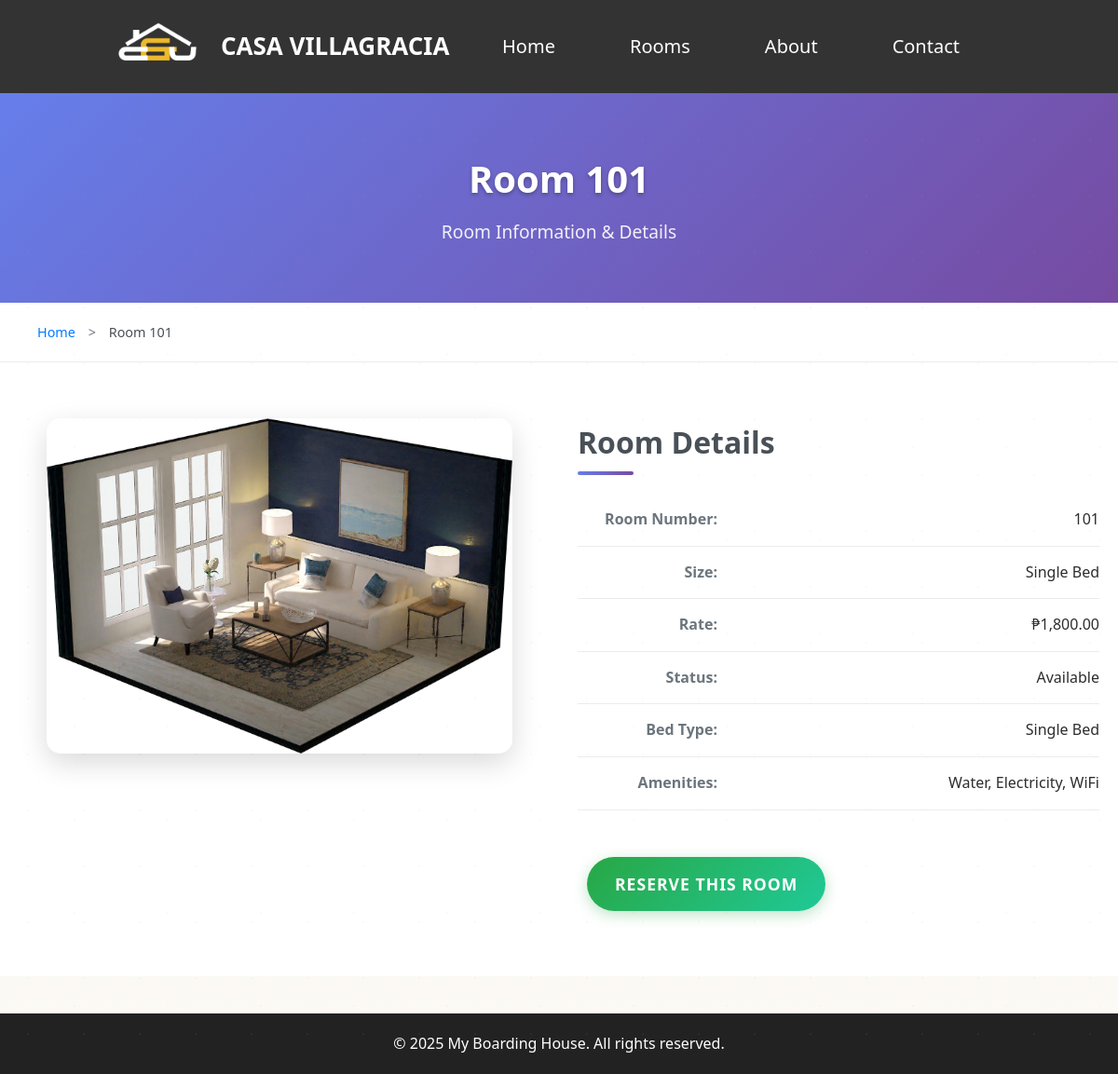
Screenshot of /room.php?id=1 with the database file from the repository.
### tables this page shows
CREATE TABLE room (
    room_id INT AUTO_INCREMENT PRIMARY KEY,
    room_number VARCHAR(20) NOT NULL UNIQUE,
    room_size VARCHAR(50),
    room_rate DECIMAL(10,2) NOT NULL,
    rstat_id INT NOT NULL,
    FOREIGN KEY (rstat_id) REFERENCES room_status(rstat_id) ON UPDATE CASCADE,
    INDEX (room_rate)
);

CREATE TABLE room_status (
    rstat_id INT AUTO_INCREMENT PRIMARY KEY,
    rstat_desc VARCHAR(50) NOT NULL UNIQUE
);

### public/room.php (the view, shortened to what this page needs)
<?php
require_once __DIR__ . '/../includes/header.php';
require_once __DIR__ . '/../includes/db.php';
$id = $_GET['id'] ?? null;
$stmt = $pdo->prepare("
    SELECT r.*, rs.rstat_desc,
    GROUP_CONCAT(a.amen_name SEPARATOR ', ') AS amenities
    FROM room r
    LEFT JOIN room_status rs ON r.rstat_id = rs.rstat_id
    LEFT JOIN roomamenities ra ON r.room_id = ra.room_id
    LEFT JOIN amenities a ON ra.amen_id = a.amen_id
    WHERE r.room_id = ?
    GROUP BY r.room_id
");
$stmt->execute([$id]);
$room = $stmt->fetch();
?>
<div class="page-header default-template-gradient">
    <div class="container">
        <h2 class="page-title">Room <?= htmlspecialchars($room['room_number']) ?></h2>
        <p class="page-description">Room Information & Details</p>
    </div>
</div>
<div class="breadcrumbs-area">
    <div class="container">
        <div class="breadcrumbs">
            <span class="first-item"><a href="index.php">Home</a></span>
            <span class="separator">></span>
            <span class="last-item">Room <?= htmlspecialchars($room['room_number']) ?></span>
        </div>
    </div>
</div>
<div class="details-area">
    <div class="container">
        <div class="gallery-header">
            <img src="./assets/images/Room.png"
                 onerror="this.src='./assets/images/Room.png';"
                 alt="Room <?= htmlspecialchars($room['room_number']) ?>"
                 class="main-image">
        </div>
        <div class="details-content">
            <h3 class="title">Room Details</h3>
            <ul class="details-list">
                <li><span>Room Number:</span> <?= htmlspecialchars($room['room_number']) ?></li>
                <li><span>Size:</span> <?= htmlspecialchars($room['room_size']) ?></li>
                <li><span>Rate:</span> ₱<?= number_format($room['room_rate'], 2) ?></li>
                <li><span>Status:</span> <?= htmlspecialchars($room['rstat_desc']) ?></li>
                <li><span>Bed Type:</span> <?= htmlspecialchars($room['bed_type'] ?? "Single Bed") ?></li>
                <li><span>Amenities:</span> <?= htmlspecialchars($room['amenities'] ?: "None") ?></li>
            </ul>
            <a href="reservation.php?room_id=<?= $room['room_id'] ?>"
               class="reserve-btn">
               Reserve This Room
            </a>
        </div>
    </div>
</div>
<?php require_once __DIR__ . '/../includes/footer.php'; ?>

### public/assets/css/style.css (style rules this page uses)
body { margin: 0; line-height: 1.6; padding: 0; font-family: Arial, sans-serif; background: #f7f7f7; }
.container { max-width: 1200px; margin: 0 auto; padding: 20px; }
h1, h2 { margin-top: 0; }

### public/assets/css/rooms.css (style rules this page uses)
.page-title { font-size: 2.2rem; margin-bottom: 25px; }
.room-btn, .reserve-btn { display: block; margin: 10px; padding: 10px 0; border-radius: 6px; text-align: center; text-decoration: none; font-weight: bold; }
.reserve-btn { background: #28a745; color: white; }

### public/assets/css/room.css (style rules this page uses)
* { margin: 0; padding: 0; box-sizing: border-box; }
body { font-family: 'Segoe UI', Tahoma, Geneva, Verdana, sans-serif; line-height: 1.6; color: #333; background-color: #f8f9fa; }
.page-header { background: linear-gradient(135deg, #667eea 0%, #764ba2 100%); color: white; padding: 60px 0; text-align: center; box-shadow: 0 4px 6px rgba(0, 0, 0, 0.1); }
.page-header .container { max-width: 1200px; margin: 0 auto; padding: 0 20px; }
.page-title { font-size: 2.5rem; font-weight: 700; margin-bottom: 10px; text-shadow: 0 2px 4px rgba(0, 0, 0, 0.3); }
.page-description { font-size: 1.2rem; opacity: 0.9; }
.breadcrumbs-area { background-color: #fff; padding: 20px 0; border-bottom: 1px solid #e9ecef; }
.breadcrumbs { max-width: 1200px; margin: 0 auto; padding: 0 20px; font-size: 0.9rem; color: #6c757d; }
.breadcrumbs a { color: #007bff; text-decoration: none; transition: color 0.3s ease; }
.breadcrumbs .separator { margin: 0 10px; }
.breadcrumbs .last-item { color: #495057; font-weight: 500; }
.details-area { padding: 60px 0; background-color: #fff; }
.details-area .container { max-width: 1200px; margin: 0 auto; padding: 0 20px; display: flex; flex-wrap: wrap; gap: 40px; align-items: flex-start; }
.gallery-header { flex: 1; min-width: 300px; text-align: center; }
.main-image { width: 100%; max-width: 500px; height: auto; border-radius: 15px; box-shadow: 0 10px 30px rgba(0, 0, 0, 0.15); transition: transform 0.3s ease, box-shadow 0.3s ease; }
.details-content { flex: 1; min-width: 300px; }
.details-content .title { font-size: 2rem; font-weight: 600; color: #495057; margin-bottom: 30px; position: relative; }
.details-content .title::after { content: ''; position: absolute; bottom: -10px; left: 0; width: 60px; height: 4px; background: linear-gradient(135deg, #667eea, #764ba2); border-radius: 2px; }
.details-list { list-style: none; margin-bottom: 40px; }
.details-list li { display: flex; justify-content: space-between; align-items: center; padding: 15px 0; border-bottom: 1px solid #e9ecef; transition: background-color 0.3s ease; }
.details-list li span:first-child { font-weight: 600; color: #495057; flex: 0 0 150px; }
.details-list li span:last-child { color: #6c757d; text-align: right; }
.reserve-btn { display: inline-block; background: linear-gradient(135deg, #28a745, #20c997); color: white; padding: 15px 30px; text-decoration: none; font-weight: 600; font-size: 1.1rem; border-radius: 50px; box-shadow: 0 4px 15px rgba(40, 167, 69, 0.3); transition: all 0.3s ease; text-transform: uppercase; letter-spacing: 1px; }

### public/assets/css/about.css (style rules this page uses)
* { margin: 0; padding: 0; box-sizing: border-box; }
body { font-family: 'Segoe UI', Tahoma, Geneva, Verdana, sans-serif; color: #333; line-height: 1.6; background: linear-gradient(180deg, #fdfbf7 0%, #f5f0e8 50%, #fdfbf7 100%); position: relative; }
body::before { content: ''; position: fixed; top: 0; left: 0; right: 0; bottom: 0; background-image: radial-gradient(circle, rgba(212, 175, 55, 0.08) 1px, transparent 1px), radial-gradient(circle, rgba(218, 165, 32, 0.06) 1.5px, transparent 1.5px); background-size: 60px 60px, 100px 100px; background-position: 0 0, 30px 30px; pointer-events: none; z-index: 0; }

### public/assets/css/contact.css (style rules this page uses)
* { margin: 0; padding: 0; box-sizing: border-box; }
body { font-family: 'Segoe UI', Tahoma, Geneva, Verdana, sans-serif; color: #333; line-height: 1.6; background: linear-gradient(180deg, #fdfbf7 0%, #f5f0e8 50%, #fdfbf7 100%); position: relative; }
body::before { content: ''; position: fixed; top: 0; left: 0; right: 0; bottom: 0; background-image: radial-gradient(circle, rgba(212, 175, 55, 0.08) 1px, transparent 1px), radial-gradient(circle, rgba(218, 165, 32, 0.06) 1.5px, transparent 1.5px); background-size: 60px 60px, 100px 100px; background-position: 0 0, 30px 30px; pointer-events: none; z-index: 0; }

### rows the page displays
room: room_number "101", room_size "Single Bed", room_rate "1,800.00", rstat.rstat_desc "Available"

### other values shown
$room['bed_type'] "Single Bed"
$room['amenities'] ?: "None" "Water, Electricity, WiFi"
